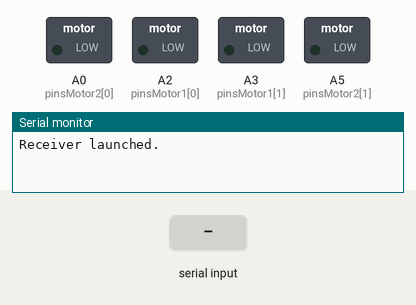
Simulated run of this program. Board: Arduino Uno, built with avr-gcc and run on an emulated ATmega328P. Shown: switched loads named in the program (green lamp = pin HIGH), the last lines printed to the serial monitor. Inputs (shaded band) come from the test bench.

Above: at 1.2 s.
1.3 s: "90,45\n" received over the second serial link
At 2.1 s:
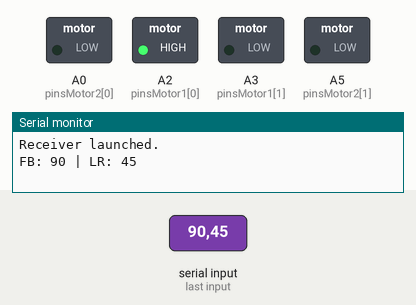
2.8 s: "1,90\n" received over the second serial link
At 3.3 s:
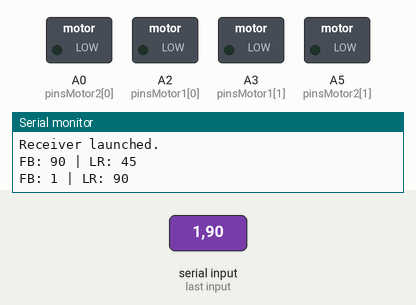
Timing chart, 0 to 5.8 s (numbered marks = the images above; inputs shaded):
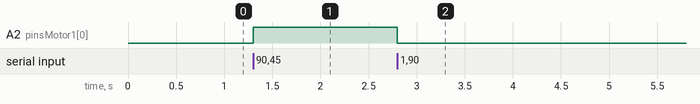

Measured:
- after the input at 1.3 s, A2 (pinsMotor1[0]): LOW → HIGH at once
- after the input at 2.8 s, A2 (pinsMotor1[0]): HIGH → LOW at once

The program:

main.cpp
```cpp
#include <Arduino.h>
#include <SoftwareSerial.h>

SoftwareSerial hc12(9, 8); // RX, TX (підключено до TX и RX HC-12)

int pinsMotor1[] = {A2, A3};
int pinsMotor2[] = {A0, A5};

// Задача контрювати двигуни відповідно до значень x та y від джойстика
// x, y - значення від -255 до 255
// Y - вперед/назад
// X - ліво/право
// Якщо x або y дорівнює 0, то двигуни не рухаються

void controlMotors(int x, int y){
  int speed1 = y + x;
  int speed2 = y - x;
  speed1 = constrain(speed1, -255, 255);
  speed2 = constrain(speed2, -255, 255);
  if(speed1 > 0){
    analogWrite(pinsMotor1[0], speed1);
    analogWrite(pinsMotor1[1], 0);
  }else{
    analogWrite(pinsMotor1[0], 0);
    analogWrite(pinsMotor1[1], -speed1);
  }
  if(speed2 > 0){
    analogWrite(pinsMotor2[0], speed2);
    analogWrite(pinsMotor2[1], 0);
  }else{
    analogWrite(pinsMotor2[0], 0);
    analogWrite(pinsMotor2[1], -speed2);
  }
}


void setup() {
  Serial.begin(9600);
  hc12.begin(9600);
  Serial.println("Receiver launched.");
}

void loop() {
  if (hc12.available()) {


    String receivedData = hc12.readStringUntil('\n'); // Читання до символу нового рядка

    // Поділ рядка по комі
    int separatorIndex = receivedData.indexOf(',');

    if (separatorIndex > 0) {
      String var1Str = receivedData.substring(0, separatorIndex);
      String var2Str = receivedData.substring(separatorIndex + 1);

      int FB = var1Str.toInt();
      int LR = var2Str.toInt();

      // Виведення отриманих значень монітор порту
      Serial.print("FB: ");
      Serial.print(FB);
      Serial.print(" | LR: ");
      Serial.println(LR);
      controlMotors(FB, LR);
    }
  }
}
```
